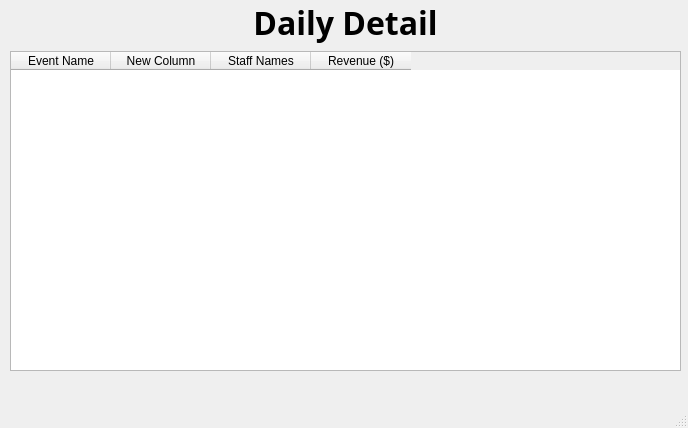
<?xml version="1.0" encoding="UTF-8"?>
<ui version="4.0">
 <class>MainWindow</class>
 <widget class="QMainWindow" name="MainWindow">
  <property name="geometry">
   <rect>
    <x>0</x>
    <y>0</y>
    <width>688</width>
    <height>428</height>
   </rect>
  </property>
  <property name="windowTitle">
   <string>MainWindow</string>
  </property>
  <widget class="QWidget" name="centralwidget">
   <widget class="QWidget" name="gridLayoutWidget">
    <property name="geometry">
     <rect>
      <x>10</x>
      <y>0</y>
      <width>671</width>
      <height>371</height>
     </rect>
    </property>
    <layout class="QGridLayout" name="gridLayout">
     <item row="0" column="0">
      <widget class="QLabel" name="dailyDetail">
       <property name="font">
        <font>
         <family>Arial Black</family>
         <pointsize>24</pointsize>
         <weight>75</weight>
         <bold>true</bold>
        </font>
       </property>
       <property name="text">
        <string>Daily Detail</string>
       </property>
       <property name="alignment">
        <set>Qt::AlignCenter</set>
       </property>
      </widget>
     </item>
     <item row="1" column="0">
      <widget class="QTableWidget" name="dailyDetailTable">
       <property name="selectionMode">
        <enum>QAbstractItemView::NoSelection</enum>
       </property>
       <property name="sortingEnabled">
        <bool>true</bool>
       </property>
       <column>
        <property name="text">
         <string>Event Name</string>
        </property>
       </column>
       <column>
        <property name="text">
         <string>New Column</string>
        </property>
       </column>
       <column>
        <property name="text">
         <string>Staff Names</string>
        </property>
       </column>
       <column>
        <property name="text">
         <string>Revenue ($)</string>
        </property>
       </column>
      </widget>
     </item>
    </layout>
   </widget>
  </widget>
  <widget class="QMenuBar" name="menubar">
   <property name="geometry">
    <rect>
     <x>0</x>
     <y>0</y>
     <width>688</width>
     <height>22</height>
    </rect>
   </property>
  </widget>
  <widget class="QStatusBar" name="statusbar"/>
 </widget>
 <resources/>
 <connections/>
</ui>
